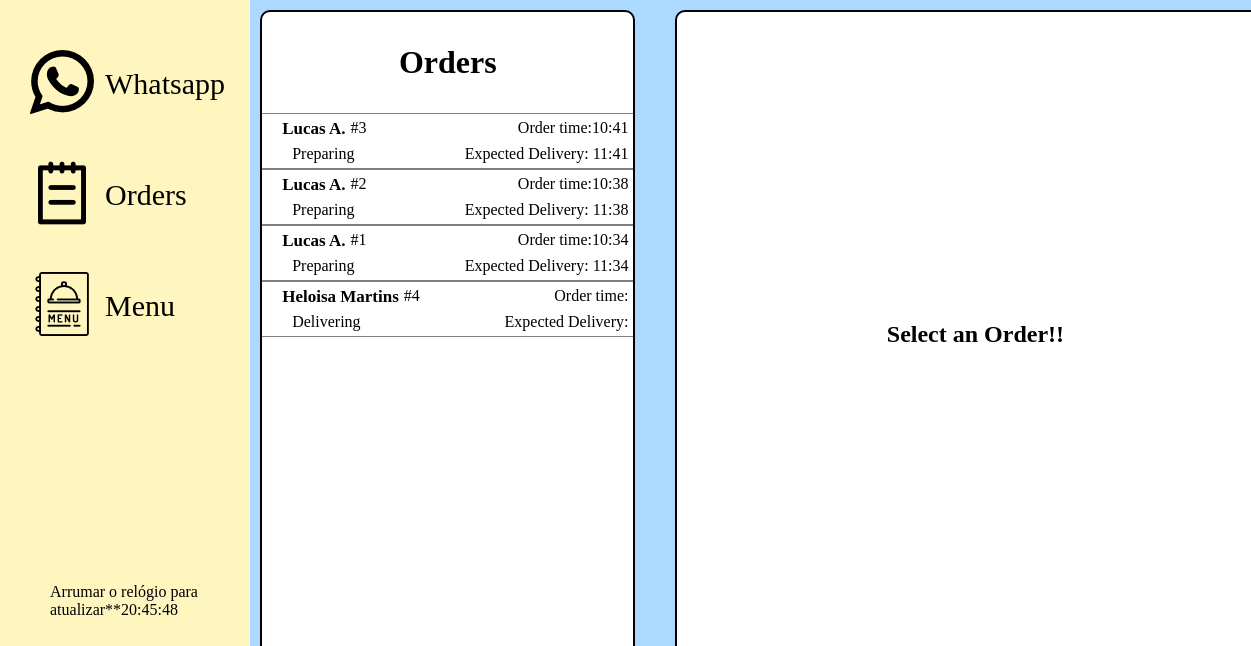
Before: /manage/ with the older database file.
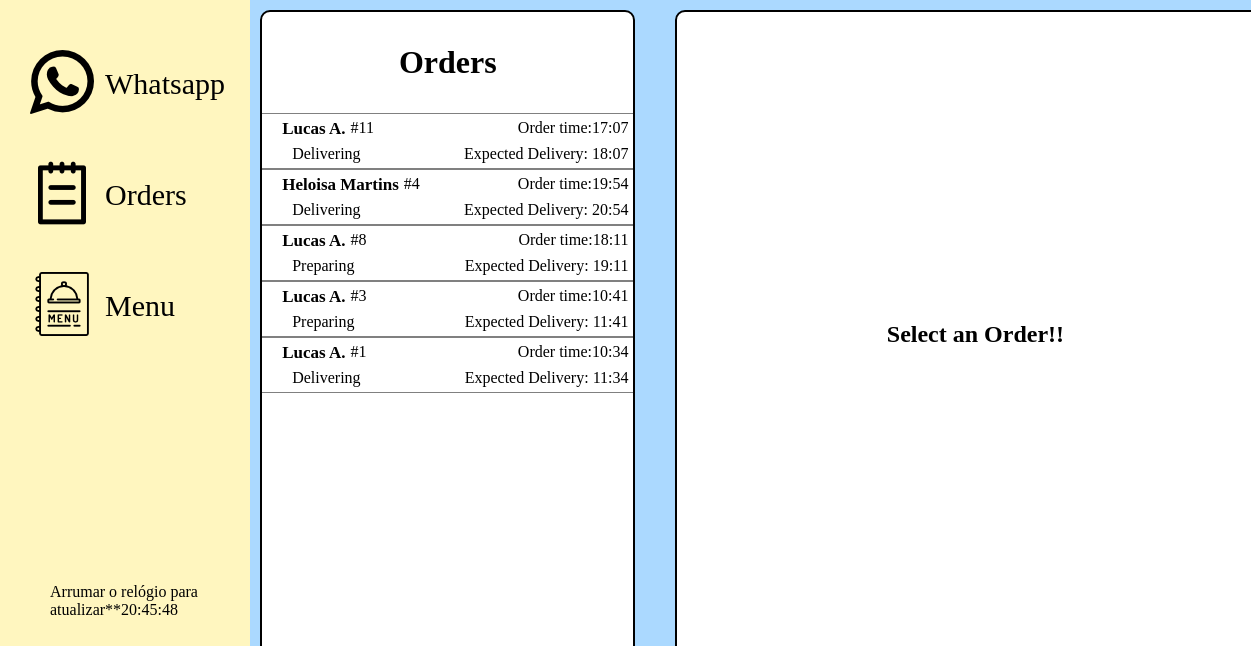
After: the same page with the newer database file.
### Bot/models.py (models this page shows, shortened)
class Orders(models.Model):
    contact_id = models.ForeignKey(Contacts, on_delete=models.CASCADE)
    total_value = models.FloatField(blank=True)
    order_date = models.DateTimeField(blank=True, null=True)
    deliver_address = models.TextField(blank=True)
    status = models.CharField(max_length=12, blank=True)
    observation = models.CharField(max_length=250, blank=True)
    def get_id(self):
        return f"{self.id}"
    class Meta: verbose_name_plural = 'Orders'

class Contacts(models.Model):
    name = models.CharField(max_length=32)
    phone_number = models.CharField(max_length=16, unique=True)
    class Meta: verbose_name_plural = 'Contacts'

### Bot/views.py (the view)
# urls.py: path('manage/', manage, name='manage'),
def manage(request):
    orders = Orders.objects.filter(status__in = ('Delivering', 'Preparing')).order_by('-order_date')
    if request.method == 'POST':
        id = request.POST.get('id')
        active_order = Orders.objects.get(id = id)
        if request.POST.get('print'):
            print_receipt(id)
        if request.POST.get('button_dispatch'):
            active_order.status = 'Delivering'
            send_message(RESPONSES['Delivering'],active_order.contact_id.phone_number,active_order.contact_id)
            active_order.save()
        if request.POST.get('button_finish'):
            active_order.status = 'Done'
            send_interactive_message(RESPONSES["Finish"],active_order.contact_id.phone_number,active_order.contact_id)
            send_message(RESPONSES['Finish_Social'],active_order.contact_id.phone_number,active_order.contact_id)
            active_order.save()
            return redirect('manage')
        num_orders = Orders.objects.filter(contact_id = active_order.contact_id).count()
        order_procuts = Order_Products.objects.filter(order_id = id)
    else:
        active_order = None
        num_orders = 0
        order_procuts = None
    return render(request, 'Manage/manage.html', {'delivery_price' : DELIVERY_PRICE,'orders' : orders, 'delivery_time' : DELIVERY_TIME, 'active_order' : active_order, 'num_order' : num_orders, 'order_products' : order_procuts})

### Bot/templates/Manage/manage.html
{% extends 'main.html' %}
{% load static %}
{% block styles %}
    <link rel="stylesheet" href="{% static 'css/manage.css' %}">
{% endblock %}
{% block content %}
    <section id="order_box">
        <p class="orders">Orders</p>
        <form method="POST"> {% csrf_token %}
            {% for order in orders %}
            <button class="buttonorder" type="submit" name="id" value="{{ order.get_id }}">
                <div class="order">
                    <span class="name">{{ order.contact_id.name }}</span><span class="order_id">#{{ order.id }}</span>
                    <span class="time">Order time:{{ order.order_date|time:"H:i" }}</span><br><br>
                    <span class="status">{{ order.status }}</span><span class="time_limit">Expected Delivery: {{ order.order_date|add:delivery_time|time:"H:i"}}</span>
                </div>
            </button>
            {% endfor %}
        </form>
    </section>
    <section id="active_order">
        {% if active_order %}
        <div class="header_order">
            <span class="name_order">{{ active_order.contact_id.name }} </span>
            <span class="order_number">Order #{{ active_order.id }}</span>
            <span class="time_order">• Order placed <b>{{ active_order.order_date|time:"H:i"}}</b></span><br><br>
            <span class="time_limit_order">Expected Delivery: <b>{{ active_order.order_date|add:delivery_time|time:"H:i"}}</b></span>
            <span class="customer_order_number">{{ num_order }} Orders</span>
            <a href="{% url 'chat' active_order.contact_id.id %}"><span class="customer_contact">Contact customer</span></a><br><br><br>
            <span class="order_address"> Delivery to: {{ active_order.deliver_address }}</span>
        </div>
        <div class="body_order">
            <div class="status_color">
                <span class="order_status">Status: {{ active_order.status }}</span><br>
            </div>
            {% for product in order_products %}
                <div class="list">
                    <span class="item">{{ product.quantity}}x {{ product.product_id.name }}</span>
                    <span class="total">$ {{ product.total|stringformat:".2f" }}</span><br>
                </div>
            {% endfor %}
            <div class="details">
                <div class="list">
                    <span class="item">Delivery Tax</span>
                    <span class="total">$ {{ delivery_price|stringformat:".2f" }}</span><br>
                </div>
                <div class="list">
                    <span class="item">Total</span>
                    <span class="total">$ {{ active_order.total_value|add:delivery_price|stringformat:".2f" }}</span><br>
                </div>
            </div>
        </div>
        <div class="buttons_order">
            <form method="POST"> {% csrf_token %}
                <input type="text" value="{{ active_order.id }}" hidden name="id">
                {% if active_order.status == 'Preparing' %}
                    <input class="dispatch_finish" type="submit" value="Dispatch" name="button_dispatch">
                {% endif %}
                {% if active_order.status == 'Delivering' %}
                    <input class="dispatch_finish" type="submit" value="Finish" name="button_finish">
                {% endif %}
                <input class="print" type="submit" value="Print" name="print">
            </form>
        </div>
        {% else %}
            <span class="noneselected"><center>Select an Order!!</center></span>
        {% endif %}
    </section>
{% endblock %}

Changed rows visible on the page:
no longer on this page (row edited): Orders: contact_id.name "Lucas A.", id "2", order_date "10:38", status "Preparing", order_date|add "11:38"
added Orders: contact_id.name "Lucas A.", id "11", order_date "17:07", status "Delivering", order_date|add "18:07"
changed Orders "Heloisa Martins": order_date (not shown) → "19:54"; order_date|add (not shown) → "20:54"; moves up the list
added Orders: contact_id.name "Lucas A.", id "8", order_date "18:11", status "Preparing", order_date|add "19:11"
changed Orders id 1: status "Preparing" → "Delivering"
